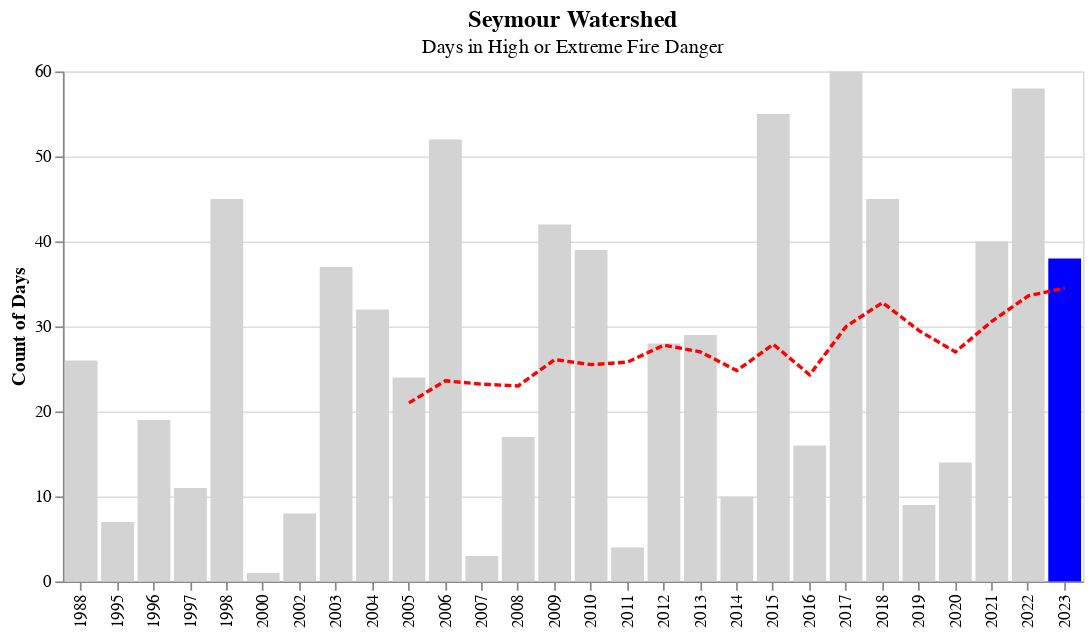

Notebook cell for this chart:
### Markdown cell above
### Watershed Wildfire Conditions

```{admonition} **Current Fire Danger:** 
:class: attention
The Watershed fire danger rating is **MODERATE** as of **July 31, 2023**
```

The plot below shows the number of days where fire danger was rated high or extreme in the watershed areas. This varies from season to season, but there has been an increasing trend over time. This year is already above average with two months of summer remaining.

### Code cell
title = alt.TitleParams(
   text='Seymour Watershed',
   subtitle="Days in High or Extreme Fire Danger",
   anchor='middle',
   fontSize=14,
   fontWeight='bold')

bar1 = alt.Chart(df_dgr, title=title).mark_bar().encode(
    alt.X('year:O', title=None),
    alt.Y('fire_danger:Q', title = 'Count of Days'),
    color=alt.condition(
        alt.datum.year == 2023,  # If the country is "US" this test returns True,
        alt.value('blue'),     # highlight a bar with red.
        alt.value('lightgrey')   # And grey for the rest of the bars
     ),
    tooltip=[alt.Tooltip('year', title="Year"), alt.Tooltip('fire_danger', title="Number of Days")]
)

rule1 = alt.Chart(df_dgr).mark_line(color='red', strokeDash=[4, 2]).encode(
    alt.X('year:O', title=None),
    alt.Y('moving_avg:Q', title= 'Count of Days')
)

(bar1 + rule1).properties(width=600)

### Figure 1 — Vega-Lite specification as saved in the notebook (floating-point values rounded to 4 significant figures)
{"config": {"view": {"continuousWidth": 400, "continuousHeight": 300}}, "layer": [{"mark": "bar", "encoding": {"color": {"condition": {"value": "blue", "test": "(datum.year === 2023)"}, "value": "lightgrey"}, "tooltip": [{"field": "year", "title": "Year", "type": "quantitative"}, {"field": "fire_danger", "title": "Number of Days", "type": "quantitative"}], "x": {"field": "year", "title": null, "type": "ordinal"}, "y": {"field": "fire_danger", "title": "Count of Days", "type": "quantitative"}}, "title": {"text": "Seymour Watershed", "anchor": "middle", "fontSize": 14, "fontWeight": "bold", "subtitle": "Days in High or Extreme Fire Danger"}}, {"mark": {"type": "line", "color": "red", "strokeDash": [4, 2]}, "encoding": {"x": {"field": "year", "title": null, "type": "ordinal"}, "y": {"field": "moving_avg", "title": "Count of Days", "type": "quantitative"}}}], "data": {"name": "data-a6aefa0076754174d034e50b83a63267"}, "width": 600, "$schema": "https://vega.github.io/schema/vega-lite/v4.17.0.json", "datasets": {"data-a6aefa0076754174d034e50b83a63267": [{"year": 1988, "fire_danger": 26, "moving_avg": null}, {"year": 1995, "fire_danger": 7, "moving_avg": null}, {"year": 1996, "fire_danger": 19, "moving_avg": null}, {"year": 1997, "fire_danger": 11, "moving_avg": null}, {"year": 1998, "fire_danger": 45, "moving_avg": null}, {"year": 2000, "fire_danger": 1, "moving_avg": null}, {"year": 2002, "fire_danger": 8, "moving_avg": null}, {"year": 2003, "fire_danger": 37, "moving_avg": null}, {"year": 2004, "fire_danger": 32, "moving_avg": null}, {"year": 2005, "fire_danger": 24, "moving_avg": 21.0}, {"year": 2006, "fire_danger": 52, "moving_avg": 23.6}, {"year": 2007, "fire_danger": 3, "moving_avg": 23.2}, {"year": 2008, "fire_danger": 17, "moving_avg": 23.0}, {"year": 2009, "fire_danger": 42, "moving_avg": 26.1}, {"year": 2010, "fire_danger": 39, "moving_avg": 25.5}, {"year": 2011, "fire_danger": 4, "moving_avg": 25.8}, {"year": 2012, "fire_danger": 28, "moving_avg": 27.8}, {"year": 2013, "fire_danger": 29, "moving_avg": 27.0}, {"year": 2014, "fire_danger": 10, "moving_avg": 24.8}, {"year": 2015, "fire_danger": 55, "moving_avg": 27.9}, {"year": 2016, "fire_danger": 16, "moving_avg": 24.3}, {"year": 2017, "fire_danger": 60, "moving_avg": 30.0}, {"year": 2018, "fire_danger": 45, "moving_avg": 32.8}, {"year": 2019, "fire_danger": 9, "moving_avg": 29.5}, {"year": 2020, "fire_danger": 14, "moving_avg": 27.0}, {"year": 2021, "fire_danger": 40, "moving_avg": 30.6}, {"year": 2022, "fire_danger": 58, "moving_avg": 33.6}, {"year": 2023, "fire_danger": 38, "moving_avg": 34.5}]}}
